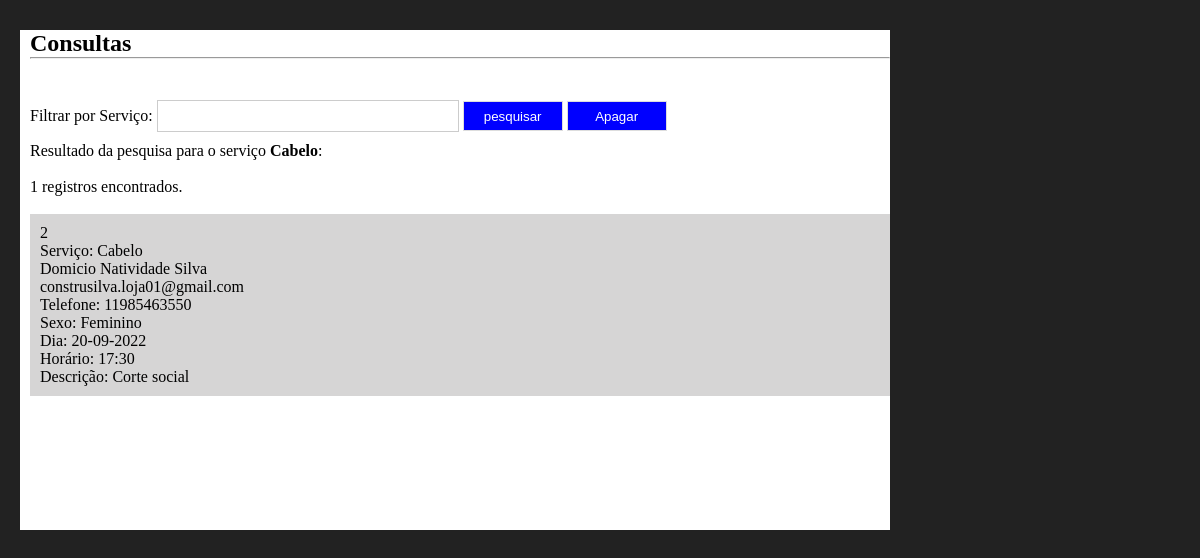
/consultas.php?filtro=Cabelo, run on the app's committed database.
### tables this page shows
CREATE TABLE `usuarios` (
  `codigo` int NOT NULL AUTO_INCREMENT,
  `servico` text NOT NULL,
  `nome` text NOT NULL,
  `email` text NOT NULL,
  `telefone` text NOT NULL,
  `sexo` text NOT NULL,
  `data` date NOT NULL,
  `horario` time NOT NULL,
  `descricao` text NOT NULL,
  PRIMARY KEY (`codigo`)
);

### consultas.php (the view, shortened to what this page needs)
<?php
include_once("conexao.php");
$filtro = isset($_GET['filtro'])?$_GET['filtro']:"";
$sql = "select * from usuarios where servico  like '%$filtro%' order by data";
$consulta = mysqli_query($conexao,$sql);
$registros = mysqli_num_rows($consulta);
?>
<!DOCTYPE html>
<html lang="pt-br">
<head>
    <link rel="stylesheet" href="components/_css/estilo.css">
</head>
<body>
    <div class="container">
        <section>
            <h1>Consultas</h1>
            <hr><br><br>
            <form method="get" action="">
                Filtrar por Serviço: <input type="text" name="filtro" class="campo" required autofocus>
                <input type="submit" value="pesquisar" class="btn">
                <input type="submit" value="Apagar" class="btn" action="delete"><br>
            </form>
            <?php
                print "Resultado da pesquisa para o serviço <strong>$filtro</strong>:<br><br>";
                print "$registros registros encontrados.";
                print "<br><br>";
                while($exibirRegistros = mysqli_fetch_array($consulta)){
                    $codigo = $exibirRegistros[0];
                    $servico = $exibirRegistros[1];
                    $nome = $exibirRegistros[2];
                    $email = $exibirRegistros[3];
                    $telefone = $exibirRegistros[4];
                    $sexo = $exibirRegistros[5];
                    $data =  $exibirRegistros[6];
                    $horario = $exibirRegistros[7];
                    $data = date("d-m-Y", strtotime($data));
                    $horario = date("H:i", strtotime($horario));
                    $descricao = $exibirRegistros[8];
                    print "<article>";
                    print "$codigo<br>";
                    print "Serviço: $servico<br>";
                    print "$nome<br>";
                    print "$email<br>";
                    print "Telefone: $telefone<br>";
                    print "Sexo: $sexo<br>";
                    print "Dia: $data<br>";
                    print "Horário: $horario<br>";
                    print "Descrição: $descricao<br>";
                    print "</article>";
                }
                ?>
        </section>
    </div>
</body>
</html>

### components/_css/estilo.css (style rules this page uses)
* { margin: 0; padding: 0; }
body { background-color: #222; font-family: Verdana; font-size: 100% }
.container { flex-direction: column; margin: auto; width: 1200px; margin-top: 20px; padding: 10px; }
section { width: 870px; height: 500px; margin-left: 10px; float: left; background-color: #fff; box-sizing: border-box; padding-left: 10px; }
.btn { width: 100px; height: 30px; border: 1px solid #ddd; background-color: #0000FF; color: #fff; cursor: pointer; }
.campo { width: 300px; height: 30px; border: 1px solid #ccc; margin-top: 5px; margin-bottom: 10px; }
article { width: 100%; box-sizing: border-box; padding: 10px; background-color: #d6d5d5; margin-bottom: 5px; }

### data on the page
usuarios: codigo "2", servico "Cabelo", nome "Domicio Natividade Silva", email "construsilva.loja01@gmail.com", telefone "11985463550", sexo "Feminino", data "20-09-2022", horario "17:30", descricao "Corte social"

### other printed values
$filtro "Cabelo"
$registros "1"
